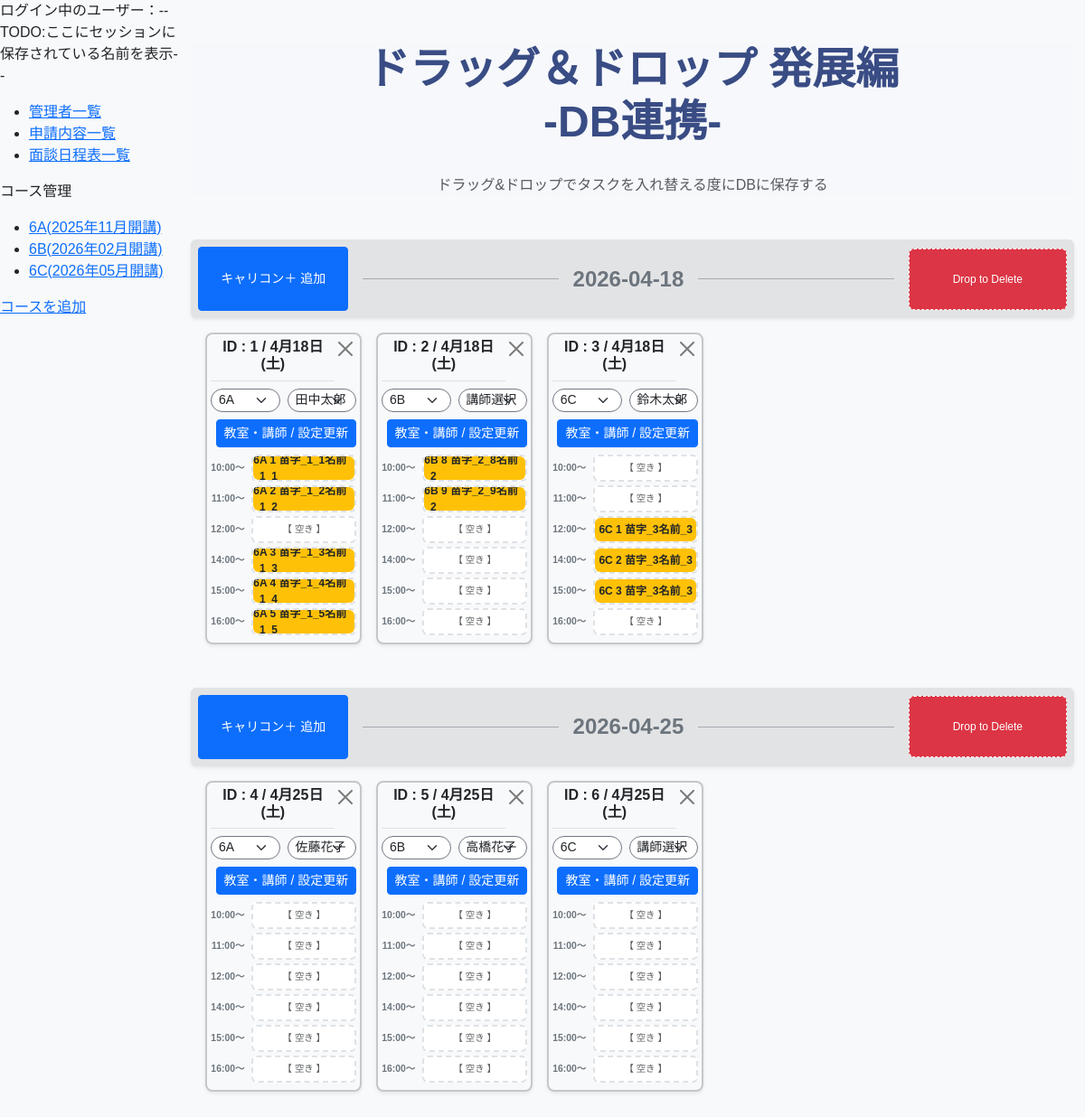
/admin/schedule.php, run on the app's committed database.
### tables this page shows
CREATE TABLE `m_courses` (
  `id` int(11) NOT NULL,
  `name` varchar(255) NOT NULL,
  `start_date` date NOT NULL,
  `end_date` date NOT NULL,
  `course_type` int(11) NOT NULL,
  `classroom_id` int(11) NOT NULL,
  `is_deleted` tinyint(1) NOT NULL DEFAULT 0,
  `created_at` datetime NOT NULL DEFAULT current_timestamp(),
  `updated_at` datetime NOT NULL DEFAULT current_timestamp() ON UPDATE current_timestamp()
);

CREATE TABLE `m_classrooms` (
  `id` int(11) NOT NULL,
  `name` varchar(255) NOT NULL,
  `created_at` datetime NOT NULL DEFAULT current_timestamp(),
  `updated_at` datetime NOT NULL DEFAULT current_timestamp() ON UPDATE current_timestamp()
);

CREATE TABLE `carcon_lines` (
  `id` int(11) NOT NULL,
  `classroom_id` int(11) DEFAULT NULL,
  `carcon_staff_id` int(11) DEFAULT NULL,
  `date` date NOT NULL,
  `created_at` datetime NOT NULL DEFAULT current_timestamp(),
  `updated_at` datetime NOT NULL DEFAULT current_timestamp() ON UPDATE current_timestamp()
);

CREATE TABLE `m_students` (
  `id` int(11) NOT NULL,
  `student_no` int(11) NOT NULL,
  `last_name` varchar(255) NOT NULL,
  `first_name` varchar(255) NOT NULL,
  `login_id` varchar(255) NOT NULL,
  `password` varchar(255) NOT NULL,
  `course_id` int(11) NOT NULL,
  `enrollment_id` int(11) NOT NULL,
  `is_deleted` tinyint(1) NOT NULL DEFAULT 0,
  `created_at` datetime NOT NULL DEFAULT current_timestamp(),
  `updated_at` datetime NOT NULL DEFAULT current_timestamp() ON UPDATE current_timestamp()
);

### includes/functions.php (called while the page is built, shortened)
<?php
function h($string)
{
    return htmlspecialchars($string, ENT_QUOTES, 'UTF-8');
}
function format_date($datetime, $type)
{
    $format_types = [
        1 => 'Y年m月d日 H:i:s',
        2 => 'Y年m月',
        3 => 'm月d日',
        4 => 'Y年m月d日',
        5 => 'Y',
        6 => 'm',
    ];
    return date($format_types[$type], strtotime($datetime));
}

### admin/schedule.php (the view, shortened to what this page needs)
<?php
require_once __DIR__ . '/../includes/functions.php';
$db = db_connect();
$sql_student =
   'SELECT
    lin.id AS line_id,
    lin.date AS line_date,
    lin.classroom_id,      -- 教室プルダウン用
    lin.carcon_staff_id,   -- 講師プルダウン用
    -- ★ rm(枠の教室)がNULLでも、rm2(コース経由)があれば表示される
    rm2.name AS classroom_name,
    res.id AS reservation_id,
    std.student_no,
    std.last_name,
    std.first_name,
    det.slot_index
FROM
    carcon_lines AS lin
LEFT JOIN
    m_classrooms AS rm ON lin.classroom_id = rm.id
LEFT JOIN
    carcon_reservations AS res ON lin.id = res.carcon_line_id
LEFT JOIN
    carcon_reservation_details AS det ON res.carcon_reservation_detail_id = det.id
LEFT JOIN
    m_students AS std ON det.student_id = std.id
-- ★ ここからが追加：生徒のコースを介して教室名を取得する
LEFT JOIN
    m_courses AS cou ON std.course_id = cou.id  -- ※std側のカラム名は適宜修正してください
LEFT JOIN
    m_classrooms AS rm2 ON cou.classroom_id = rm2.id
ORDER BY
    lin.date ASC,
    lin.id ASC';
$stmt_student = $db->prepare($sql_student);
$stmt_student->execute();
$students = $stmt_student->fetchAll(PDO::FETCH_ASSOC);
$sql_classrooms = 'SELECT * FROM m_classrooms';
$stmt_classrooms = $db->prepare($sql_classrooms);
$stmt_classrooms->execute();
$m_classrooms = $stmt_classrooms->fetchAll(PDO::FETCH_ASSOC);
$sql_staffs = 'SELECT * FROM m_carcon_staffs';
$stmt_staffs = $db->prepare($sql_staffs);
$stmt_staffs->execute();
$m_carcon_staffs = $stmt_staffs->fetchAll(PDO::FETCH_ASSOC);
function day($datetime, $type)
{
  $week = ["日", "月", "火", "水", "木", "金", "土"];
  $timestamp = strtotime($datetime);
  return date('n月d日', $timestamp) . '(' . $week[date('w', $timestamp)] . ')';
}
?>
<!DOCTYPE html>
<html lang="ja">
<head>
  <link href="https://cdn.jsdelivr.net/npm/bootstrap@5.3.3/dist/css/bootstrap.min.css" rel="stylesheet"
>
  <link rel="stylesheet" href="../css/style.css">
</head>
<body class="bg-light admin-wrapper">
<?php
    require dirname(__FILE__) . '/sidebar.php';
    ?>
  <main class="container-fluid py-5">
    <header class="text-center mb-5">
      <h1 class="display-5 fw-bold">ドラッグ＆ドロップ 発展編<br> -DB連携-</h1>
      <p class="text-muted">ドラッグ&ドロップでタスクを入れ替える度にDBに保存する</p>
    </header>
<?php
$prev_date = null;
?>
<?php
$grouped_students = [];
foreach ($students as $s) {
    $grouped_students[$s['line_id']][] = $s;
    }
?>
  <?php foreach ($grouped_students as $line_id => $tasks_in_line):?>
  <?php
    $student = $tasks_in_line[0];
    $current_classroom_id = $student['classroom_id'];
    $current_staff_id     = $student['carcon_staff_id'];
    $current_date = $student['line_date'];
  ?>
   <?php
   if ($prev_date !== $current_date):
    if ($prev_date !== null) echo '</div>';
    ?>
    <div class="col-12 mt-5 mb-3">
       <div class="d-flex align-items-center gap-3 bg-secondary-subtle p-2 rounded shadow-sm">
<button type="button" class="btn btn-primary btn-sm text-nowrap py-4 px-4" id="open-line-btn" >キャリコン＋ 追加</button>
          <div class="flex-grow-1 d-flex align-items-center">
                <div class="border-top border-secondary opacity-50 flex-grow-1"></div>
                <span class="mx-3 fw-bold text-secondary text-nowrap" style="font-size: 1.5rem;">
        <?= htmlspecialchars($current_date) ?>
        </span>
                <div class="border-top border-secondary opacity-50 flex-grow-1"></div>
        </div>
        <div class="delete-area bg-danger text-white rounded text-nowrap py-4 px-5"
                 style="font-size: 0.75rem; cursor: pointer; border: 1px dashed white;">
                Drop to Delete
        </div>
    </div>
    </div>
    <div class="row row-cols-1 row-cols-md-5 g-3 w-100 px-3">
    <?php endif; ?>
    <div class="col">
      <div class="status-column border border-2 border-secondary-subtle rounded-3 p-1 bg-light shadow-sm <?= $bg_color_class ?>">
      <div class="d-flex justify-content-between align-items-start mb-0">
        <h2 class="h6 fw-bold text-center border-bottom pb-2 mb-2">
           <?= 'ID : ' . htmlspecialchars($line_id . ' / ' . day($current_date, 7)) ?>
          </h2>
            <button class="btn-close delete-status-btn"
                data-id="<?php echo $student['line_id']; ?>"
                style="font-size: 1.0rem;"></button>
      </div>
<form action="schedule_class_staff_update_do.php" class="mb-2" method="POST">
  <div class="row g-2 mb-2">
  <div class="col-6">
    <select name="classroom_id" class="form-select form-select-sm small">
<?php foreach($m_classrooms as $class):
$selected = ($class['id'] == $current_classroom_id) ? 'selected' : '';
?>
    <option value="<?php echo $class['id']; ?>" <?php echo $selected; ?>>
       <?php echo $class['name']; ?>
    </option>
<?php endforeach; ?>
    </select>
  </div>
  <div class="col-6">
      <select name="staff_id" class="form-select form-select-sm small">
        <option value="">講師選択</option>
        <?php foreach($m_carcon_staffs as $staff):
          $selected_staff = ($staff['id'] == $current_staff_id) ? 'selected' : '';
        ?>
          <option value="<?php echo $staff['id']; ?>" <?php echo $selected_staff; ?>>
            <?php echo $staff['last_name'] . $staff['first_name']; ?>
          </option>
        <?php endforeach; ?>
      </select>
    </div>
  </div>
  <div class="text-center mt-2">
    <button type="submit" class="btn btn-primary btn-sm">教室・講師 / 設定更新</button>
  </div>
</form>
        <div class="task-slots">
          <?php
          $hours = ['10:00～', '11:00～', '12:00～', '14:00～', '15:00～', '16:00～'];
           for ($i = 0; $i < 6; $i++):
            $task = null;
          foreach ($tasks_in_line as $t) {
            if (isset($t['slot_index']) && (int)$t['slot_index'] === $i) {
              $task = $t;
              break;
              }
              }
          ?>
            <div class="d-flex align-items-center mb-1">
              <small class="text-secondary fw-bold pe-2" style="width: 45px; text-align: right; font-size: 0.65rem;">
                <?= $hours[$i] ?>
              </small>
              <div class="drop-zone border border-dashed rounded flex-grow-1 d-flex align-items-center justify-content-center"
                   style="height: 30px; background: #fff; border-color: #ddd; overflow: hidden;"
                   data-status-id="<?= htmlspecialchars($line_id) ?>"
                   data-slot-index="<?= $i ?>"
                   ondragover="event.preventDefault()"
                   ondrop="handleDrop(event)">
                <?php if ($task): ?>
                  <div class="card bg-warning w-100 h-100 task-item border-0 shadow-none d-flex align-items-center justify-content-center"
                       id="task-<?= htmlspecialchars($task['reservation_id']) ?>"
                       data-task-id="<?= htmlspecialchars($task['reservation_id']) ?>"
                       draggable="true"
                       ondragstart="handleDragStart(event)"
                       style="cursor: move; font-size: 0.75rem; font-weight: bold;">
                    <?= htmlspecialchars($task['classroom_name'] . ' ' . $task['student_no'] .' '. $task['last_name'] . $task['first_name']); ?>
                  </div>
                <?php else: ?>
                  <span class="text-muted small" style="font-size: 0.65rem;">【 空き 】</span>
                <?php endif; ?>
              </div>
            </div>
          <?php endfor; ?>
        </div>
      </div>
    </div>
  <?php
$prev_date = $current_date;
endforeach; ?>
    </main>
</body>
</html>

### admin/sidebar.php
<?php
$sql = "SELECT m_courses.id as courses_id,m_courses.name as courses_name, start_date,m_classrooms.name as classroom_name FROM m_courses INNER JOIN m_classrooms ON m_courses.classroom_id = m_classrooms.id  ORDER BY start_date ASC";
$stmt = $db->prepare($sql);
$stmt->execute();
$course_list = $stmt->fetchAll(PDO::FETCH_ASSOC);
?>
<aside class="admin-sidebar-wrapper">
    <p>ログイン中のユーザー：--TODO:ここにセッションに保存されている名前を表示--</p>
    <nav>
        <ul>
            <li><a href="staff.php">管理者一覧</a></li>
            <li><a href="index.php">申請内容一覧</a></li>
            <li><a href="schedule.php">面談日程表一覧</a></li>
        </ul>
        <div id="course">
            <p>コース管理</p>
            <ul>
                <?php
                foreach ($course_list as $course):
                ?>
                    <li><a href="student.php?courses_id=<?php echo h($course['courses_id']) ?>"><?php echo h($course['classroom_name']) ?>(<?php echo h(format_date($course['start_date'], 2)) ?>開講)</a></li>
                <?php endforeach; ?>
            </ul>
            <a href="course_add.php">コースを追加</a>
        </div>
    </nav>
</aside>

### css/style.css (style rules this page uses)
.admin-wrapper { display: flex; }
.admin-sidebar-wrapper { width: 20%; }
body { font-family: 'LINE Seed JP', sans-serif; }
header { background-color: #F6F8FB; }
h1 { text-align: center; color: #394C84; margin-bottom: 30px; }
.form-select { border-radius: 20px; border: solid 1.5px #737686; padding: 2% 10%; margin-left: auto; }
.btn { display: flex; align-items: center; margin-left: auto; }

### admin/schedule.php (style rules this page uses)
:root { --drop-zone-bg: #f8f9fa; --drop-zone-border: #dee2e6; --drop-zone-hover: #e9ecef; }
.drop-zone { width: 50%; height: 120px; vertical-align: middle; background-color: var(--drop-zone-bg); border: 2px dashed var(--drop-zone-border) !important; transition: all 0.2s ease; position: relative; }

### data on the page
m_courses: classroom.name "6A", start_date "2025年11月"
m_courses: classroom.name "6B", start_date "2026年02月"
m_courses: classroom.name "6C", start_date "2026年05月"
carcon_lines: date "2026-04-18", date "1 / 4月18日(土)", i "10:00～", classroom.first_name "6A 1 苗字_1_1名前_1_1", i "11:00～", classroom.first_name "6A 2 苗字_1_2名前_1_2", i "12:00～", i "14:00～", classroom.first_name "6A 3 苗字_1_3名前_1_3", i "15:00～", classroom.first_name "6A 4 苗字_1_4名前_1_4", i "16:00～", classroom.first_name "6A 5 苗字_1_5名前_1_5"
carcon_lines: date "2 / 4月18日(土)", i "10:00～", classroom.first_name "6B 8 苗字_2_8名前_2", i "11:00～", classroom.first_name "6B 9 苗字_2_9名前_2", i "12:00～", i "14:00～", i "15:00～", i "16:00～"
carcon_lines: date "3 / 4月18日(土)", i "10:00～", $line_id 3 (drawn), i "11:00～", i "12:00～", classroom.first_name "6C 1 苗字_3名前_3", i "14:00～", classroom.first_name "6C 2 苗字_3名前_3", i "15:00～", classroom.first_name "6C 3 苗字_3名前_3", i "16:00～"
carcon_lines: date "2026-04-25", date "4 / 4月25日(土)", i "10:00～", i "11:00～", i "12:00～", i "14:00～", i "15:00～", i "16:00～"
carcon_lines: date "5 / 4月25日(土)", i "10:00～", i "11:00～", i "12:00～", i "14:00～", i "15:00～", i "16:00～"
carcon_lines: date "6 / 4月25日(土)", i "10:00～", i "11:00～", i "12:00～", i "14:00～", i "15:00～", i "16:00～"

### other printed values
form field classroom_id "6A"
form field staff_id "田中太郎"
form field classroom_id "6B"
form field classroom_id "6C"
form field staff_id "鈴木太郎"
form field staff_id "佐藤花子"
form field staff_id "高橋花子"
